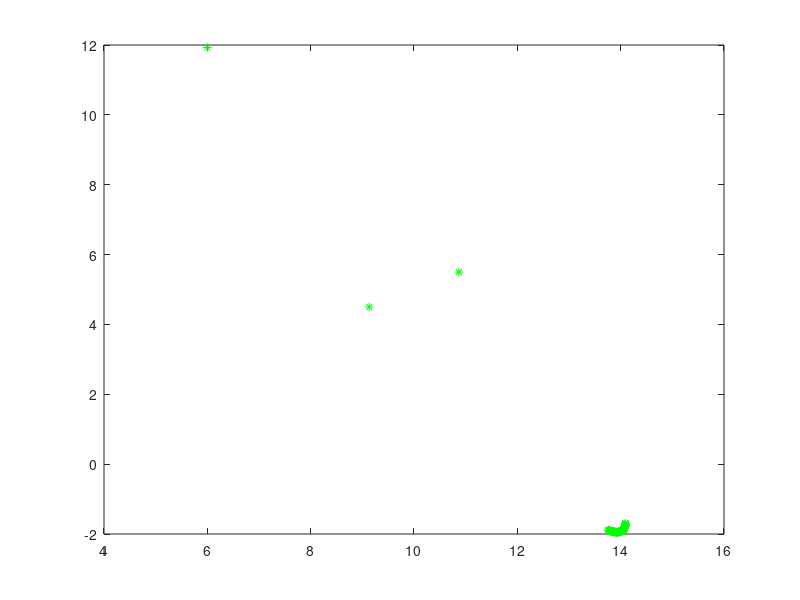

This figure's MATLAB source: (Note: this script raises an error after producing the figure.)
addpath(genpath('/usr/share/matlab2tikz-master'))

%% Generates a set of points on an ellipse
n=150;
theta1=pi/3;

sigma=0.001;
s1=8;
s2=1;
c1=10;
c2=5;
%rng(5);

x=[];
t=linspace(-pi/16,pi/16,n);
t=[t,pi/2,pi,3*pi/2];
n=length(t);

for i=1:n
    x(1,:)=cos(theta1)*s1*cos(t)+sin(theta1)*s2*sin(t) +randn(1,n)*sigma+c1;
    x(2,:)=-sin(theta1)*s1*cos(t)+cos(theta1)*s2*sin(t) +randn(1,n)*sigma+c2;   
end

figure(1);plot(x(1,:),x(2,:),'g*');


%% Generates a fitting ellipse
s=2*max(s1,s2);
[X,Y]=meshgrid(linspace(-s+c1,s+c1,100),linspace(-s+c2,s+c2,100));

nit=50000;
for nn=nit
    tic;
    [q0,CF0]=Ellipse_Fitting_DR(x,nn);
    toc;
    tic;
    [q1,CF1]=Ellipse_Fitting_DR_SVD(x,nn);
    toc;
    tic;
    [q2,CF2]=Ellipse_Fitting_DR_EIG(x,nn);
    toc;
    
    t=linspace(0,2*pi,1000);
    figure(2);plot(x(1,:),x(2,:),'k*');axis equal
    hold on;
    title(sprintf('%i/%i',nn,nit))
    Z0=q0(1)*X.^2 + q0(2)*Y.^2 + sqrt(2)*q0(3)*X.*Y + q0(4)*X+q0(5)*Y+q0(6);
    Z1=q1(1)*X.^2 + q1(2)*Y.^2 + sqrt(2)*q1(3)*X.*Y + q1(4)*X+q1(5)*Y+q1(6);
    Z2=q2(1)*X.^2 + q2(2)*Y.^2 + sqrt(2)*q2(3)*X.*Y + q2(4)*X+q2(5)*Y+q2(6);
    contour(X,Y,Z0,[0 0],'linewidth',2,'Color',[0 0 1]);
    contour(X,Y,Z1,[0 0],'linewidth',2,'Color',[0 1 0]);
    contour(X,Y,Z2,[0 0],'linewidth',2,'Color',[1 0 0]);
    %plot(cos(theta)*s1*cos(t)+sin(theta)*s2*sin(t)+c1,-sin(theta)*s1*cos(t)+cos(theta)*s2*sin(t)+c2,'k-');
    hold off;
    legend('Data points','DR','DR-SVD','DR-EIG')
    drawnow;
end

m0=min(CF0);m1=min(CF1);m2=min(CF2);
l=length(CF1);
figure(3);semilogy(1:10:l,CF0(1:10:l)-m0,'b',1:10:l,CF1(1:10:l)-m1,'g',1:10:l,CF2(1:10:l)-m2,'r','linewidth',2);
xlabel('Iterations number');ylabel('Cost function');
legend('DR','DR-SVD','DR-EIG')

% matlab2tikz('XP_Rotation1.tex')
%  
% figure(2);
% matlab2tikz('XP_Rotation2.tex') 